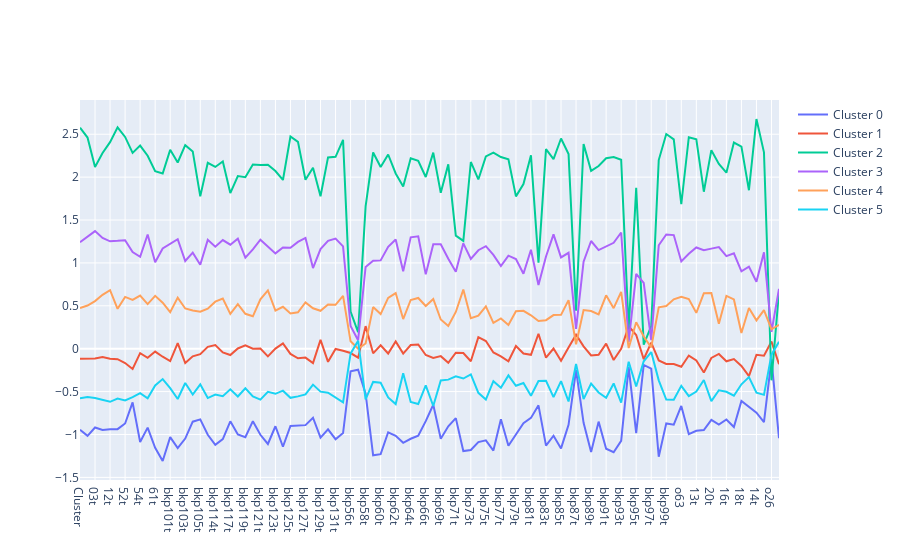

The code cell stored with this chart in its notebook:
### Markdown cell above
# Centroid Initialization

### Code cell
# centroids
centroids = kmeans.cluster_centers_
centroids = scaler.inverse_transform(centroids)
centroids_df = pd.DataFrame(centroids, columns=cleaned_df.columns)
centroids_df['cluster'] = centroids_df.index
centroids_df = centroids_df[['cluster'] + list(cleaned_df.columns)]
centroids_df = centroids_df.rename(columns={'cluster':'Cluster'})
centroids_df = centroids_df.round(2)
centroids_df
# plot
fig = go.Figure()
for i in range(centroids_df.shape[0]):
    fig.add_trace(go.Scatter(
        x=centroids_df.columns,
        y=kmeans.cluster_centers_[i],
        mode='lines',
        text=centroids_df.columns,
        textposition='top center',
        name=f'Cluster {i}'
    ))
fig.show()

### Figure 1 — Plotly figure (JSON) as saved in the notebook; plotly's stock layout.template omitted (floating-point values rounded to 4 significant figures)
{"data": [{"mode": "lines", "name": "Cluster 0", "text": ["Cluster", "02t", "03t", "11t", "12t", "50t", "52t", "53t", "54t", "59t", "61t", "bkp100t", "bkp101t", "bkp102t", "bkp103t", "bkp104t", "bkp105t", "bkp112t", "bkp114t", "bkp116t", "bkp117t", "bkp118t", "bkp119t", "bkp120t", "bkp121t", "bkp122t", "bkp123t", "bkp124t", "bkp125t", "bkp126t", "bkp127t", "bkp128t", "bkp129t", "bkp130t", "bkp131t", "bkp133t", "bkp56t", "bkp57t", "bkp58t", "bkp59t", "bkp60t", "bkp61t", "bkp62t", "bkp63t", "bkp64t", "bkp65t", "bkp66t", "bkp67t", "bkp69t", "bkp70t", "bkp71t", "bkp72t", "bkp73t", "bkp74t", "bkp75t", "bkp76t", "bkp77t", "bkp78t", "bkp79t", "bkp80t", "bkp81t", "bkp82t", "bkp83t", "bkp84t", "bkp85t", "bkp86t", "bkp87t", "bkp88t", "bkp89t", "bkp90t", "bkp91t", "bkp92t", "bkp93t", "bkp94t", "bkp95t", "bkp96t", "bkp97t", "bkp98t", "bkp99t", "o10", "o63", "81t", "13t", "22t", "20t", "08t", "16t", "17t", "18t", "19t", "14t", "27t", "o26", "time", "date"], "textposition": "top center", "type": "scatter", "x": ["Cluster", "02t", "03t", "11t", "12t", "50t", "52t", "53t", "54t", "59t", "61t", "bkp100t", "bkp101t", "bkp102t", "bkp103t", "bkp104t", "bkp105t", "bkp112t", "bkp114t", "bkp116t", "bkp117t", "bkp118t", "bkp119t", "bkp120t", "bkp121t", "bkp122t", "bkp123t", "bkp124t", "bkp125t", "bkp126t", "bkp127t", "bkp128t", "bkp129t", "bkp130t", "bkp131t", "bkp133t", "bkp56t", "bkp57t", "bkp58t", "bkp59t", "bkp60t", "bkp61t", "bkp62t", "bkp63t", "bkp64t", "bkp65t", "bkp66t", "bkp67t", "bkp69t", "bkp70t", "bkp71t", "bkp72t", "bkp73t", "bkp74t", "bkp75t", "bkp76t", "bkp77t", "bkp78t", "bkp79t", "bkp80t", "bkp81t", "bkp82t", "bkp83t", "bkp84t", "bkp85t", "bkp86t", "bkp87t", "bkp88t", "bkp89t", "bkp90t", "bkp91t", "bkp92t", "bkp93t", "bkp94t", "bkp95t", "bkp96t", "bkp97t", "bkp98t", "bkp99t", "o10", "o63", "81t", "13t", "22t", "20t", "08t", "16t", "17t", "18t", "19t", "14t", "27t", "o26", "time", "date"], "y": [-0.9443, -1.015, -0.9184, -0.9485, -0.9382, -0.9379, -0.8719, -0.6256, -1.087, -0.9199, -1.156, -1.309, -1.031, -1.158, -1.047, -0.8507, -0.8237, -1.003, -1.121, -1.053, -0.847, -0.9999, -1.032, -0.8447, -1.003, -1.111, -0.9038, -1.143, -0.9011, -0.8972, -0.891, -0.8047, -1.037, -0.9405, -1.055, -0.9835, -0.2637, -0.2449, -0.5239, -1.243, -1.23, -0.9742, -1.015, -1.097, -1.05, -1.013, -0.8438, -0.6533, -1.05, -0.905, -0.8092, -1.193, -1.18, -1.089, -1.068, -1.187, -0.8221, -1.132, -0.9984, -0.8674, -0.8065, -0.66, -1.13, -1.015, -1.162, -0.8876, -0.2492, -0.8638, -1.203, -0.8501, -1.165, -1.207, -1.074, -0.2153, -0.9842, -0.1894, -0.2334, -1.26, -0.8708, -0.8864, -0.6676, -0.9967, -0.9571, -0.9492, -0.8287, -0.8852, -0.8254, -0.9129, -0.6101, -0.6757, -0.7451, -0.8573, -0.1254, -1.044]}, {"mode": "lines", "name": "Cluster 1", "text": ["Cluster", "02t", "03t", "11t", "12t", "50t", "52t", "53t", "54t", "59t", "61t", "bkp100t", "bkp101t", "bkp102t", "bkp103t", "bkp104t", "bkp105t", "bkp112t", "bkp114t", "bkp116t", "bkp117t", "bkp118t", "bkp119t", "bkp120t", "bkp121t", "bkp122t", "bkp123t", "bkp124t", "bkp125t", "bkp126t", "bkp127t", "bkp128t", "bkp129t", "bkp130t", "bkp131t", "bkp133t", "bkp56t", "bkp57t", "bkp58t", "bkp59t", "bkp60t", "bkp61t", "bkp62t", "bkp63t", "bkp64t", "bkp65t", "bkp66t", "bkp67t", "bkp69t", "bkp70t", "bkp71t", "bkp72t", "bkp73t", "bkp74t", "bkp75t", "bkp76t", "bkp77t", "bkp78t", "bkp79t", "bkp80t", "bkp81t", "bkp82t", "bkp83t", "bkp84t", "bkp85t", "bkp86t", "bkp87t", "bkp88t", "bkp89t", "bkp90t", "bkp91t", "bkp92t", "bkp93t", "bkp94t", "bkp95t", "bkp96t", "bkp97t", "bkp98t", "bkp99t", "o10", "o63", "81t", "13t", "22t", "20t", "08t", "16t", "17t", "18t", "19t", "14t", "27t", "o26", "time", "date"], "textposition": "top center", "type": "scatter", "x": ["Cluster", "02t", "03t", "11t", "12t", "50t", "52t", "53t", "54t", "59t", "61t", "bkp100t", "bkp101t", "bkp102t", "bkp103t", "bkp104t", "bkp105t", "bkp112t", "bkp114t", "bkp116t", "bkp117t", "bkp118t", "bkp119t", "bkp120t", "bkp121t", "bkp122t", "bkp123t", "bkp124t", "bkp125t", "bkp126t", "bkp127t", "bkp128t", "bkp129t", "bkp130t", "bkp131t", "bkp133t", "bkp56t", "bkp57t", "bkp58t", "bkp59t", "bkp60t", "bkp61t", "bkp62t", "bkp63t", "bkp64t", "bkp65t", "bkp66t", "bkp67t", "bkp69t", "bkp70t", "bkp71t", "bkp72t", "bkp73t", "bkp74t", "bkp75t", "bkp76t", "bkp77t", "bkp78t", "bkp79t", "bkp80t", "bkp81t", "bkp82t", "bkp83t", "bkp84t", "bkp85t", "bkp86t", "bkp87t", "bkp88t", "bkp89t", "bkp90t", "bkp91t", "bkp92t", "bkp93t", "bkp94t", "bkp95t", "bkp96t", "bkp97t", "bkp98t", "bkp99t", "o10", "o63", "81t", "13t", "22t", "20t", "08t", "16t", "17t", "18t", "19t", "14t", "27t", "o26", "time", "date"], "y": [-0.1171, -0.1138, -0.1137, -0.0959, -0.1162, -0.1223, -0.1666, -0.2357, -0.05218, -0.1067, -0.03352, -0.09343, -0.1444, 0.06477, -0.1678, -0.08849, -0.06354, 0.02102, 0.04244, -0.04399, -0.07389, 0.002826, 0.0392, 0.0002353, 0.002408, -0.08997, 0.00168, 0.062, -0.06096, -0.1124, -0.1037, -0.1676, 0.1024, -0.153, -0.003595, -0.02496, -0.05046, -0.1046, 0.2632, -0.05393, 0.03967, -0.05636, 0.08558, -0.05754, 0.0423, 0.04937, -0.07314, -0.1082, -0.08689, -0.1643, -0.0462, -0.04991, -0.1466, 0.134, 0.08963, -0.04424, -0.08971, -0.1464, 0.03167, -0.05622, -0.0709, 0.1746, -0.1049, 0.002279, -0.1409, 0.01274, 0.1637, 0.02813, -0.07839, -0.07134, 0.05858, -0.1316, -0.0007114, 0.2624, 0.1597, -0.1232, 0.06993, -0.137, -0.1772, -0.1795, -0.2108, -0.07985, -0.1378, -0.2781, -0.1075, -0.0614, -0.1471, -0.1208, -0.2018, -0.32, -0.07095, -0.08073, 0.08371, -0.1815]}, {"mode": "lines", "name": "Cluster 2", "text": ["Cluster", "02t", "03t", "11t", "12t", "50t", "52t", "53t", "54t", "59t", "61t", "bkp100t", "bkp101t", "bkp102t", "bkp103t", "bkp104t", "bkp105t", "bkp112t", "bkp114t", "bkp116t", "bkp117t", "bkp118t", "bkp119t", "bkp120t", "bkp121t", "bkp122t", "bkp123t", "bkp124t", "bkp125t", "bkp126t", "bkp127t", "bkp128t", "bkp129t", "bkp130t", "bkp131t", "bkp133t", "bkp56t", "bkp57t", "bkp58t", "bkp59t", "bkp60t", "bkp61t", "bkp62t", "bkp63t", "bkp64t", "bkp65t", "bkp66t", "bkp67t", "bkp69t", "bkp70t", "bkp71t", "bkp72t", "bkp73t", "bkp74t", "bkp75t", "bkp76t", "bkp77t", "bkp78t", "bkp79t", "bkp80t", "bkp81t", "bkp82t", "bkp83t", "bkp84t", "bkp85t", "bkp86t", "bkp87t", "bkp88t", "bkp89t", "bkp90t", "bkp91t", "bkp92t", "bkp93t", "bkp94t", "bkp95t", "bkp96t", "bkp97t", "bkp98t", "bkp99t", "o10", "o63", "81t", "13t", "22t", "20t", "08t", "16t", "17t", "18t", "19t", "14t", "27t", "o26", "time", "date"], "textposition": "top center", "type": "scatter", "x": ["Cluster", "02t", "03t", "11t", "12t", "50t", "52t", "53t", "54t", "59t", "61t", "bkp100t", "bkp101t", "bkp102t", "bkp103t", "bkp104t", "bkp105t", "bkp112t", "bkp114t", "bkp116t", "bkp117t", "bkp118t", "bkp119t", "bkp120t", "bkp121t", "bkp122t", "bkp123t", "bkp124t", "bkp125t", "bkp126t", "bkp127t", "bkp128t", "bkp129t", "bkp130t", "bkp131t", "bkp133t", "bkp56t", "bkp57t", "bkp58t", "bkp59t", "bkp60t", "bkp61t", "bkp62t", "bkp63t", "bkp64t", "bkp65t", "bkp66t", "bkp67t", "bkp69t", "bkp70t", "bkp71t", "bkp72t", "bkp73t", "bkp74t", "bkp75t", "bkp76t", "bkp77t", "bkp78t", "bkp79t", "bkp80t", "bkp81t", "bkp82t", "bkp83t", "bkp84t", "bkp85t", "bkp86t", "bkp87t", "bkp88t", "bkp89t", "bkp90t", "bkp91t", "bkp92t", "bkp93t", "bkp94t", "bkp95t", "bkp96t", "bkp97t", "bkp98t", "bkp99t", "o10", "o63", "81t", "13t", "22t", "20t", "08t", "16t", "17t", "18t", "19t", "14t", "27t", "o26", "time", "date"], "y": [2.576, 2.462, 2.118, 2.281, 2.408, 2.581, 2.468, 2.283, 2.367, 2.25, 2.069, 2.043, 2.318, 2.171, 2.372, 2.299, 1.776, 2.167, 2.119, 2.183, 1.815, 2.013, 1.999, 2.148, 2.143, 2.144, 2.071, 1.967, 2.473, 2.411, 1.969, 2.11, 1.777, 2.23, 2.237, 2.434, 0.4323, 0.1915, 1.66, 2.288, 2.118, 2.264, 2.043, 1.892, 2.219, 2.19, 2.001, 2.286, 1.817, 2.149, 1.318, 1.256, 2.177, 1.973, 2.242, 2.286, 2.234, 2.207, 1.776, 1.919, 2.254, 1.003, 2.327, 2.209, 2.45, 2.269, 0.4418, 2.387, 2.073, 2.13, 2.22, 2.234, 2.203, 0.2244, 1.875, 0.04702, 0.2638, 2.199, 2.503, 2.44, 1.684, 2.466, 2.441, 1.83, 2.314, 2.155, 2.052, 2.404, 2.355, 1.848, 2.678, 2.29, -0.3688, 0.6644]}, {"mode": "lines", "name": "Cluster 3", "text": ["Cluster", "02t", "03t", "11t", "12t", "50t", "52t", "53t", "54t", "59t", "61t", "bkp100t", "bkp101t", "bkp102t", "bkp103t", "bkp104t", "bkp105t", "bkp112t", "bkp114t", "bkp116t", "bkp117t", "bkp118t", "bkp119t", "bkp120t", "bkp121t", "bkp122t", "bkp123t", "bkp124t", "bkp125t", "bkp126t", "bkp127t", "bkp128t", "bkp129t", "bkp130t", "bkp131t", "bkp133t", "bkp56t", "bkp57t", "bkp58t", "bkp59t", "bkp60t", "bkp61t", "bkp62t", "bkp63t", "bkp64t", "bkp65t", "bkp66t", "bkp67t", "bkp69t", "bkp70t", "bkp71t", "bkp72t", "bkp73t", "bkp74t", "bkp75t", "bkp76t", "bkp77t", "bkp78t", "bkp79t", "bkp80t", "bkp81t", "bkp82t", "bkp83t", "bkp84t", "bkp85t", "bkp86t", "bkp87t", "bkp88t", "bkp89t", "bkp90t", "bkp91t", "bkp92t", "bkp93t", "bkp94t", "bkp95t", "bkp96t", "bkp97t", "bkp98t", "bkp99t", "o10", "o63", "81t", "13t", "22t", "20t", "08t", "16t", "17t", "18t", "19t", "14t", "27t", "o26", "time", "date"], "textposition": "top center", "type": "scatter", "x": ["Cluster", "02t", "03t", "11t", "12t", "50t", "52t", "53t", "54t", "59t", "61t", "bkp100t", "bkp101t", "bkp102t", "bkp103t", "bkp104t", "bkp105t", "bkp112t", "bkp114t", "bkp116t", "bkp117t", "bkp118t", "bkp119t", "bkp120t", "bkp121t", "bkp122t", "bkp123t", "bkp124t", "bkp125t", "bkp126t", "bkp127t", "bkp128t", "bkp129t", "bkp130t", "bkp131t", "bkp133t", "bkp56t", "bkp57t", "bkp58t", "bkp59t", "bkp60t", "bkp61t", "bkp62t", "bkp63t", "bkp64t", "bkp65t", "bkp66t", "bkp67t", "bkp69t", "bkp70t", "bkp71t", "bkp72t", "bkp73t", "bkp74t", "bkp75t", "bkp76t", "bkp77t", "bkp78t", "bkp79t", "bkp80t", "bkp81t", "bkp82t", "bkp83t", "bkp84t", "bkp85t", "bkp86t", "bkp87t", "bkp88t", "bkp89t", "bkp90t", "bkp91t", "bkp92t", "bkp93t", "bkp94t", "bkp95t", "bkp96t", "bkp97t", "bkp98t", "bkp99t", "o10", "o63", "81t", "13t", "22t", "20t", "08t", "16t", "17t", "18t", "19t", "14t", "27t", "o26", "time", "date"], "y": [1.241, 1.309, 1.371, 1.292, 1.252, 1.257, 1.264, 1.126, 1.071, 1.331, 1.008, 1.169, 1.219, 1.276, 1.022, 1.12, 0.9789, 1.269, 1.188, 1.266, 1.213, 1.283, 1.062, 1.158, 1.271, 1.196, 1.111, 1.179, 1.178, 1.245, 1.291, 0.9395, 1.162, 1.257, 1.284, 1.193, 0.2643, 0.09847, 0.9524, 1.025, 1.03, 1.187, 1.272, 0.9035, 1.298, 1.31, 0.8665, 1.217, 1.218, 1.049, 0.8957, 1.228, 1.046, 1.148, 1.195, 1.093, 0.9632, 1.084, 1.046, 0.8736, 1.154, 0.7428, 1.075, 1.333, 1.065, 1.118, 0.2316, 1.014, 1.256, 1.15, 1.194, 1.234, 1.354, 0.0801, 0.8723, 0.7675, 0.1003, 1.205, 1.332, 1.324, 1.017, 1.106, 1.18, 1.149, 1.167, 1.185, 1.079, 1.113, 0.9023, 0.9572, 0.7804, 1.123, 0.197, 0.698]}, {"mode": "lines", "name": "Cluster 4", "text": ["Cluster", "02t", "03t", "11t", "12t", "50t", "52t", "53t", "54t", "59t", "61t", "bkp100t", "bkp101t", "bkp102t", "bkp103t", "bkp104t", "bkp105t", "bkp112t", "bkp114t", "bkp116t", "bkp117t", "bkp118t", "bkp119t", "bkp120t", "bkp121t", "bkp122t", "bkp123t", "bkp124t", "bkp125t", "bkp126t", "bkp127t", "bkp128t", "bkp129t", "bkp130t", "bkp131t", "bkp133t", "bkp56t", "bkp57t", "bkp58t", "bkp59t", "bkp60t", "bkp61t", "bkp62t", "bkp63t", "bkp64t", "bkp65t", "bkp66t", "bkp67t", "bkp69t", "bkp70t", "bkp71t", "bkp72t", "bkp73t", "bkp74t", "bkp75t", "bkp76t", "bkp77t", "bkp78t", "bkp79t", "bkp80t", "bkp81t", "bkp82t", "bkp83t", "bkp84t", "bkp85t", "bkp86t", "bkp87t", "bkp88t", "bkp89t", "bkp90t", "bkp91t", "bkp92t", "bkp93t", "bkp94t", "bkp95t", "bkp96t", "bkp97t", "bkp98t", "bkp99t", "o10", "o63", "81t", "13t", "22t", "20t", "08t", "16t", "17t", "18t", "19t", "14t", "27t", "o26", "time", "date"], "textposition": "top center", "type": "scatter", "x": ["Cluster", "02t", "03t", "11t", "12t", "50t", "52t", "53t", "54t", "59t", "61t", "bkp100t", "bkp101t", "bkp102t", "bkp103t", "bkp104t", "bkp105t", "bkp112t", "bkp114t", "bkp116t", "bkp117t", "bkp118t", "bkp119t", "bkp120t", "bkp121t", "bkp122t", "bkp123t", "bkp124t", "bkp125t", "bkp126t", "bkp127t", "bkp128t", "bkp129t", "bkp130t", "bkp131t", "bkp133t", "bkp56t", "bkp57t", "bkp58t", "bkp59t", "bkp60t", "bkp61t", "bkp62t", "bkp63t", "bkp64t", "bkp65t", "bkp66t", "bkp67t", "bkp69t", "bkp70t", "bkp71t", "bkp72t", "bkp73t", "bkp74t", "bkp75t", "bkp76t", "bkp77t", "bkp78t", "bkp79t", "bkp80t", "bkp81t", "bkp82t", "bkp83t", "bkp84t", "bkp85t", "bkp86t", "bkp87t", "bkp88t", "bkp89t", "bkp90t", "bkp91t", "bkp92t", "bkp93t", "bkp94t", "bkp95t", "bkp96t", "bkp97t", "bkp98t", "bkp99t", "o10", "o63", "81t", "13t", "22t", "20t", "08t", "16t", "17t", "18t", "19t", "14t", "27t", "o26", "time", "date"], "y": [0.4735, 0.5031, 0.5545, 0.6281, 0.6816, 0.4648, 0.6039, 0.5684, 0.62, 0.5204, 0.6162, 0.5368, 0.4261, 0.596, 0.4688, 0.4445, 0.4306, 0.4674, 0.5483, 0.584, 0.4066, 0.5195, 0.4066, 0.3778, 0.575, 0.6788, 0.4433, 0.4885, 0.411, 0.4243, 0.539, 0.4711, 0.4416, 0.5161, 0.512, 0.6159, 0.08605, -0.001123, 0.06116, 0.485, 0.4035, 0.5927, 0.6487, 0.3459, 0.5681, 0.5915, 0.4973, 0.5798, 0.3402, 0.2643, 0.4282, 0.6888, 0.3544, 0.3862, 0.4942, 0.3017, 0.3527, 0.2761, 0.4366, 0.441, 0.3897, 0.3231, 0.3326, 0.3922, 0.3945, 0.566, 0.05173, 0.4505, 0.4384, 0.3992, 0.6229, 0.4729, 0.6633, 0.007164, 0.3091, 0.1416, 0.01472, 0.4818, 0.4978, 0.5751, 0.6058, 0.5783, 0.4176, 0.6468, 0.6479, 0.2906, 0.6162, 0.5739, 0.1822, 0.475, 0.3303, 0.4499, 0.2259, 0.2787]}, {"mode": "lines", "name": "Cluster 5", "text": ["Cluster", "02t", "03t", "11t", "12t", "50t", "52t", "53t", "54t", "59t", "61t", "bkp100t", "bkp101t", "bkp102t", "bkp103t", "bkp104t", "bkp105t", "bkp112t", "bkp114t", "bkp116t", "bkp117t", "bkp118t", "bkp119t", "bkp120t", "bkp121t", "bkp122t", "bkp123t", "bkp124t", "bkp125t", "bkp126t", "bkp127t", "bkp128t", "bkp129t", "bkp130t", "bkp131t", "bkp133t", "bkp56t", "bkp57t", "bkp58t", "bkp59t", "bkp60t", "bkp61t", "bkp62t", "bkp63t", "bkp64t", "bkp65t", "bkp66t", "bkp67t", "bkp69t", "bkp70t", "bkp71t", "bkp72t", "bkp73t", "bkp74t", "bkp75t", "bkp76t", "bkp77t", "bkp78t", "bkp79t", "bkp80t", "bkp81t", "bkp82t", "bkp83t", "bkp84t", "bkp85t", "bkp86t", "bkp87t", "bkp88t", "bkp89t", "bkp90t", "bkp91t", "bkp92t", "bkp93t", "bkp94t", "bkp95t", "bkp96t", "bkp97t", "bkp98t", "bkp99t", "o10", "o63", "81t", "13t", "22t", "20t", "08t", "16t", "17t", "18t", "19t", "14t", "27t", "o26", "time", "date"], "textposition": "top center", "type": "scatter", "x": ["Cluster", "02t", "03t", "11t", "12t", "50t", "52t", "53t", "54t", "59t", "61t", "bkp100t", "bkp101t", "bkp102t", "bkp103t", "bkp104t", "bkp105t", "bkp112t", "bkp114t", "bkp116t", "bkp117t", "bkp118t", "bkp119t", "bkp120t", "bkp121t", "bkp122t", "bkp123t", "bkp124t", "bkp125t", "bkp126t", "bkp127t", "bkp128t", "bkp129t", "bkp130t", "bkp131t", "bkp133t", "bkp56t", "bkp57t", "bkp58t", "bkp59t", "bkp60t", "bkp61t", "bkp62t", "bkp63t", "bkp64t", "bkp65t", "bkp66t", "bkp67t", "bkp69t", "bkp70t", "bkp71t", "bkp72t", "bkp73t", "bkp74t", "bkp75t", "bkp76t", "bkp77t", "bkp78t", "bkp79t", "bkp80t", "bkp81t", "bkp82t", "bkp83t", "bkp84t", "bkp85t", "bkp86t", "bkp87t", "bkp88t", "bkp89t", "bkp90t", "bkp91t", "bkp92t", "bkp93t", "bkp94t", "bkp95t", "bkp96t", "bkp97t", "bkp98t", "bkp99t", "o10", "o63", "81t", "13t", "22t", "20t", "08t", "16t", "17t", "18t", "19t", "14t", "27t", "o26", "time", "date"], "y": [-0.5791, -0.5639, -0.5736, -0.6008, -0.6192, -0.5817, -0.6038, -0.5651, -0.5187, -0.5783, -0.4287, -0.3544, -0.4605, -0.5868, -0.4, -0.5346, -0.4157, -0.5752, -0.5347, -0.5538, -0.4742, -0.5576, -0.4605, -0.5564, -0.5931, -0.5029, -0.526, -0.4895, -0.5725, -0.5558, -0.5329, -0.419, -0.5003, -0.513, -0.5717, -0.625, -0.05766, 0.09278, -0.5904, -0.3875, -0.3963, -0.5686, -0.6456, -0.2867, -0.6211, -0.6449, -0.4283, -0.6676, -0.3705, -0.3605, -0.3211, -0.3477, -0.299, -0.5145, -0.5926, -0.3793, -0.4548, -0.3111, -0.4321, -0.3998, -0.5481, -0.3776, -0.3742, -0.564, -0.3779, -0.6155, -0.1781, -0.5871, -0.4066, -0.5101, -0.5714, -0.4053, -0.629, -0.1513, -0.4414, -0.1464, -0.0397, -0.369, -0.5924, -0.5951, -0.4325, -0.5521, -0.4999, -0.3645, -0.6116, -0.4849, -0.5023, -0.5477, -0.4152, -0.3313, -0.5121, -0.538, -0.06966, 0.08151]}], "layout": {}}
